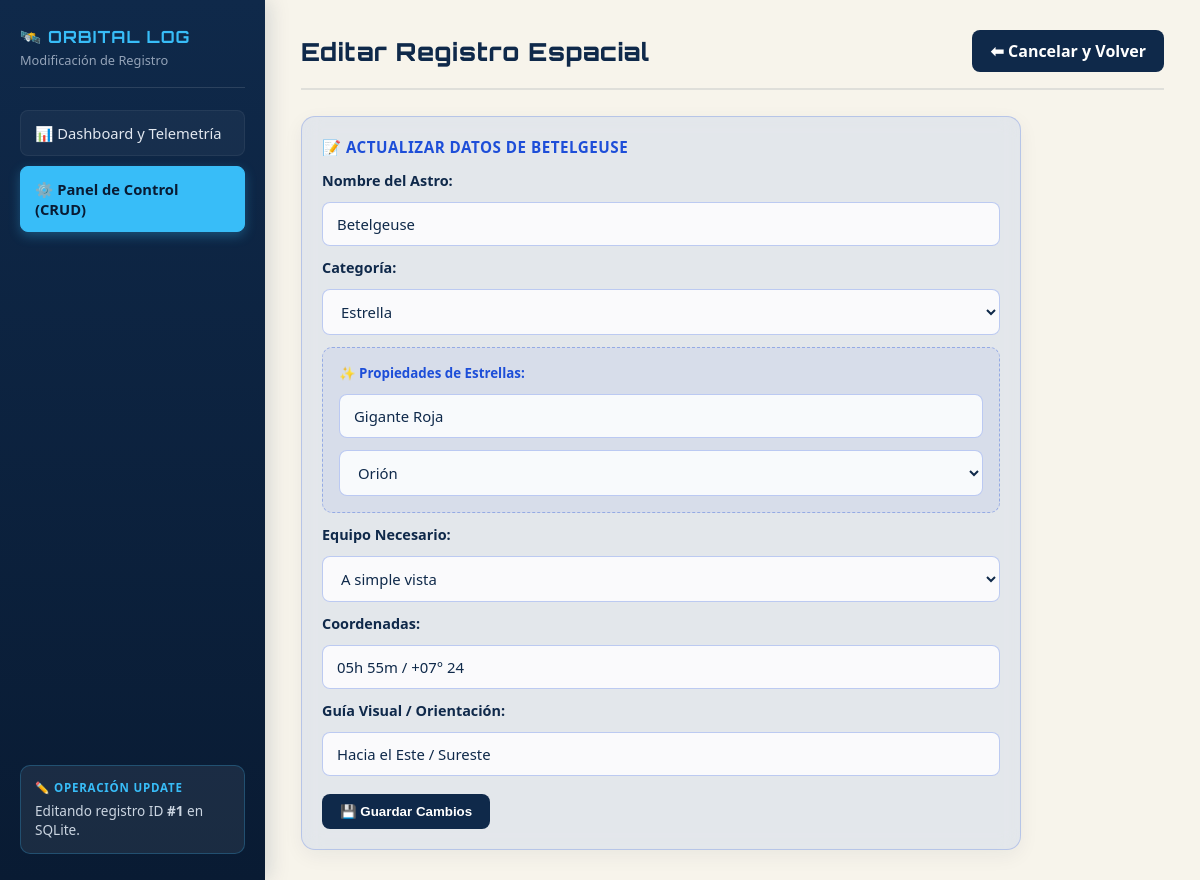
The page /editar/1 on the database its author committed.
### tables this page shows
CREATE TABLE catalogo_estelar (
                    id_cuerpo INTEGER PRIMARY KEY AUTOINCREMENT,
                    nombre TEXT NOT NULL,
                    categoria TEXT NOT NULL,
                    tipo_estrella TEXT,
                    equipo TEXT NOT NULL,
                    coordenadas TEXT NOT NULL,
                    orientacion TEXT,
                    id_constelacion INTEGER,
                    FOREIGN KEY (id_constelacion) REFERENCES constelaciones(id_constelacion)
                );

CREATE TABLE constelaciones (
                    id_constelacion INTEGER PRIMARY KEY AUTOINCREMENT,
                    nombre TEXT NOT NULL,
                    mejor_mes TEXT NOT NULL
                );

### app.py (the view, shortened to what this page needs)
@app.route('/editar/<int:id_cuerpo>', methods=['GET', 'POST'])
def editar(id_cuerpo):
    astro = db.obtener_cuerpo_por_id(id_cuerpo)
    if not astro:
        return redirect(url_for('control'))
    constelaciones = db.obtener_constelaciones()
    return render_template('editar.html', astro=astro, constelaciones=constelaciones)

### base_datos.py (called while the page is built)
    def obtener_constelaciones(self):
        try:
            self.cursor.execute('SELECT * FROM constelaciones')
            return self.cursor.fetchall()
        except Exception:
            return []

    def obtener_cuerpo_por_id(self, id_cuerpo):
        try:
            self.cursor.execute('''
                SELECT id_cuerpo, nombre, categoria, tipo_estrella, equipo, coordenadas, orientacion, id_constelacion
                FROM catalogo_estelar WHERE id_cuerpo = ?
            ''', (id_cuerpo,))
            return self.cursor.fetchone()
        except Exception as e:
            print(f"Error al buscar cuerpo celeste: {e}")
            return None

### templates/editar.html (shortened to what this page needs)
<!DOCTYPE html>
<html lang="es">
<head>
    <link rel="stylesheet" href="{{ url_for('static', filename='style.css') }}">
</head>
<body>
    <div class="layout-app">
        <aside class="sidebar-azul">
            <div>
                <div class="sidebar-marca">
                    <h2>🛰️ ORBITAL LOG</h2>
                    <p>Modificación de Registro</p>
                </div>
                <nav class="nav-menu">
                    <a href="/" class="nav-item">📊 Dashboard y Telemetría</a>
                    <a href="/control" class="nav-item activo">⚙️ Panel de Control (CRUD)</a>
                </nav>
            </div>
            <div class="sidebar-db-card">
                <small>✏️ Operación UPDATE</small>
                <p>Editando registro ID <strong>#{{ astro[0] }}</strong> en SQLite.</p>
            </div>
        </aside>
        <main class="contenido-crema">
            <header class="cabecera-principal">
                <h1 class="titulo-principal">Editar Registro Espacial</h1>
                <a href="/control" class="btn-azul">⬅ Cancelar y Volver</a>
            </header>
            <section class="widget-azul" style="max-width: 720px;">
                <h3 class="widget-titulo">📝 Actualizar Datos de {{ astro[1] }}</h3>
                <form action="/editar/{{ astro[0] }}" method="POST" style="display: flex; flex-direction: column; gap: 12px;">
                    <label style="font-weight: 600; font-size: 0.9rem;">Nombre del Astro:</label>
                    <input type="text" name="nombre" class="input-crema" value="{{ astro[1] }}" required>
                    <label style="font-weight: 600; font-size: 0.9rem;">Categoría:</label>
                    <select name="categoria" id="select-categoria" class="select-crema" required onchange="manejarCategoria()">
                        <option value="Estrella" {% if astro[2] == 'Estrella' %}selected{% endif %}>Estrella</option>
                    </select>
                    <div id="campos-estrella" class="caja-estrella">
                        <small style="color: var(--azul-primario); font-weight: 700;">✨ Propiedades de Estrellas:</small>
                        <input type="text" name="tipo_estrella" class="input-crema" value="{{ astro[3] if astro[3] != '-' else '' }}" placeholder="Tipo de Estrella (ej. Gigante Roja)">
                        <select name="id_constelacion" id="select-constelacion" class="select-crema" onchange="manejarConstelacion()">
                            {% for con in constelaciones %}
                                <option value="{{ con[0] }}" {% if astro[7] == con[0] %}selected{% endif %}>{{ con[1] }}</option>
                            {% endfor %}
                        </select>
                    </div>
                    <label style="font-weight: 600; font-size: 0.9rem;">Equipo Necesario:</label>
                    <select name="equipo" class="select-crema" required>
                        <option value="A simple vista" {% if astro[4] == 'A simple vista' %}selected{% endif %}>A simple vista</option>
                    </select>
                    <label style="font-weight: 600; font-size: 0.9rem;">Coordenadas:</label>
                    <input type="text" name="coordenadas" class="input-crema" value="{{ astro[5] }}">
                    <label style="font-weight: 600; font-size: 0.9rem;">Guía Visual / Orientación:</label>
                    <input type="text" name="orientacion" class="input-crema" value="{{ astro[6] }}" required>
                    <button type="submit" class="btn-azul" style="align-self: flex-start; margin-top: 6px;">💾 Guardar Cambios</button>
                </form>
            </section>
        </main>
    </div>
</body>
</html>

### static/style.css (style rules this page uses)
:root { --fuente-titulo: 'Orbitron', sans-serif; --fuente-neutra: 'Segoe UI', Roboto, Helvetica, Arial, sans-serif; --bg-crema: #F7F4EB; --sidebar-azul: #0F294A; --sidebar-azul-oscuro: #091B33; --sidebar-hover: rgba(56, 189, 248, 0.16); --acento-celeste: #38BDF8; --azul-primario: #1D4ED8; --widget-azul-bg: rgba(37, 99, 235, 0.09); --widget-azul-borde: rgba(29, 78, 216, 0.22); --texto-oscuro: #0F294A; --texto-secundario: #475569; }
* { box-sizing: border-box; margin: 0; padding: 0; }
body { background-color: var(--bg-crema); color: var(--texto-oscuro); font-family: var(--fuente-neutra); min-height: 100vh; }
.layout-app { display: flex; min-height: 100vh; }
.sidebar-azul { width: 265px; background: linear-gradient(180deg, var(--sidebar-azul) 0%, var(--sidebar-azul-oscuro) 100%); color: #F8FAFC; padding: 26px 20px; display: flex; flex-direction: column; justify-content: space-between; flex-shrink: 0; box-shadow: 4px 0 20px rgba(15, 41, 74, 0.15); }
.sidebar-marca { border-bottom: 1px solid rgba(255, 255, 255, 0.12); padding-bottom: 18px; margin-bottom: 22px; }
.sidebar-marca h2 { font-family: var(--fuente-titulo); font-size: 1.05rem; letter-spacing: 1px; color: var(--acento-celeste); margin-bottom: 4px; }
.sidebar-marca p { font-size: 0.8rem; color: #94A3B8; }
.nav-menu { display: flex; flex-direction: column; gap: 10px; }
.nav-item { display: flex; align-items: center; gap: 10px; padding: 12px 14px; border-radius: 8px; color: #E2E8F0; text-decoration: none; font-size: 0.92rem; font-weight: 500; background: rgba(255, 255, 255, 0.04); border: 1px solid rgba(255, 255, 255, 0.06); transition: all 0.2s ease; }
.nav-item:hover, .nav-item.activo { background: var(--acento-celeste); color: #091B33; font-weight: 700; border-color: var(--acento-celeste); box-shadow: 0 4px 12px rgba(56, 189, 248, 0.3); }
.sidebar-db-card { background: rgba(255, 255, 255, 0.07); border: 1px solid rgba(56, 189, 248, 0.25); border-radius: 10px; padding: 14px; margin-top: 25px; }
.sidebar-db-card small { display: block; color: var(--acento-celeste); font-weight: 700; text-transform: uppercase; font-size: 0.72rem; letter-spacing: 0.8px; margin-bottom: 6px; }
.sidebar-db-card p { font-size: 0.85rem; color: #CBD5E1; line-height: 1.4; }
.contenido-crema { flex: 1; padding: 30px 36px; overflow-x: auto; }
.cabecera-principal { display: flex; justify-content: space-between; align-items: center; flex-wrap: wrap; gap: 12px; margin-bottom: 26px; padding-bottom: 16px; border-bottom: 2px solid rgba(15, 41, 74, 0.1); }
.titulo-principal { font-family: var(--fuente-titulo); font-size: 1.55rem; font-weight: 800; color: var(--sidebar-azul); letter-spacing: 0.6px; }
.widget-azul { background: var(--widget-azul-bg); backdrop-filter: blur(10px); -webkit-backdrop-filter: blur(10px); border: 1px solid var(--widget-azul-borde); border-radius: 14px; padding: 20px; box-shadow: 0 6px 20px rgba(15, 41, 74, 0.06); transition: transform 0.2s ease, box-shadow 0.2s ease; }
.widget-titulo { font-size: 0.95rem; font-weight: 700; color: var(--azul-primario); text-transform: uppercase; letter-spacing: 0.5px; margin-bottom: 14px; display: flex; align-items: center; gap: 8px; }
.btn-azul { background: var(--sidebar-azul); color: #FFFFFF; border: none; padding: 10px 18px; border-radius: 8px; font-weight: 600; cursor: pointer; text-decoration: none; display: inline-block; transition: background 0.2s ease, transform 0.1s ease; }
.input-crema, .select-crema { width: 100%; padding: 11px 14px; border-radius: 8px; border: 1px solid rgba(29, 78, 216, 0.28); background: rgba(255, 255, 255, 0.82); color: var(--texto-oscuro); font-family: var(--fuente-neutra); font-size: 0.93rem; }
.caja-estrella { display: none; flex-direction: column; gap: 12px; background: rgba(29, 78, 216, 0.06); padding: 16px; border-radius: 10px; border: 1px dashed rgba(29, 78, 216, 0.35); }

### rows shown on the page
catalogo_estelar: id_cuerpo "1", nombre "BETELGEUSE", nombre "Betelgeuse", categoria "Estrella", tipo_estrella "Gigante Roja", id_constelacion "Orión", equipo "A simple vista", coordenadas "05h 55m / +07° 24", orientacion "Hacia el Este / Sureste"
